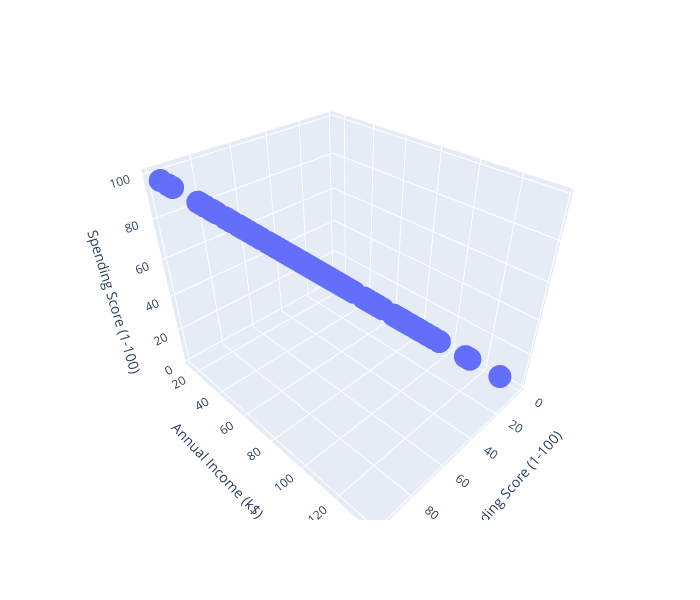

The code cell stored with this chart in its notebook:
### Markdown cell above
Let's plot our data in a 3D diagram!

### Code cell
fig = px.scatter_3d(data, x='Spending Score (1-100)', y='Annual Income (k$)', z='Spending Score (1-100)', width=700, height=600)
fig.show()

### Figure 1 — Plotly figure (JSON) as saved in the notebook; plotly's stock layout.template omitted (floating-point values rounded to 4 significant figures; data arrays with more than 128 entries replaced by an {"elided": "..."} marker saying what was removed)
{"data": [{"hovertemplate": "Spending Score (1-100)=%{z}<br>Annual Income (k$)=%{y}<extra></extra>", "legendgroup": "", "marker": {"color": "#636efa", "symbol": "circle"}, "mode": "markers", "name": "", "scene": "scene", "showlegend": false, "type": "scatter3d", "x": {"elided": "200 int values"}, "y": {"elided": "200 int values"}, "z": {"elided": "200 int values"}}], "layout": {"height": 600, "legend": {"tracegroupgap": 0}, "margin": {"t": 60}, "scene": {"domain": {"x": [0, 1], "y": [0, 1]}, "xaxis": {"title": {"text": "Spending Score (1-100)"}}, "yaxis": {"title": {"text": "Annual Income (k$)"}}, "zaxis": {"title": {"text": "Spending Score (1-100)"}}}, "width": 700}}
